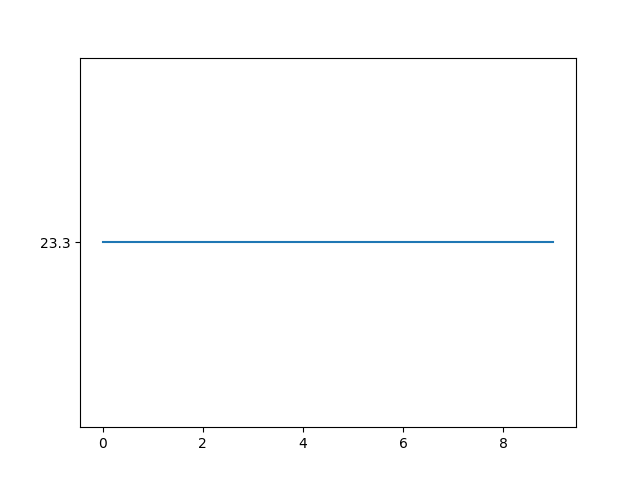

Source code (Python):
from pylab import *

lista=[]
f=open("dane","r")
for i in f: lista.append(i.split()[0])
f.close()
plot(lista)
savefig("wykres.png")